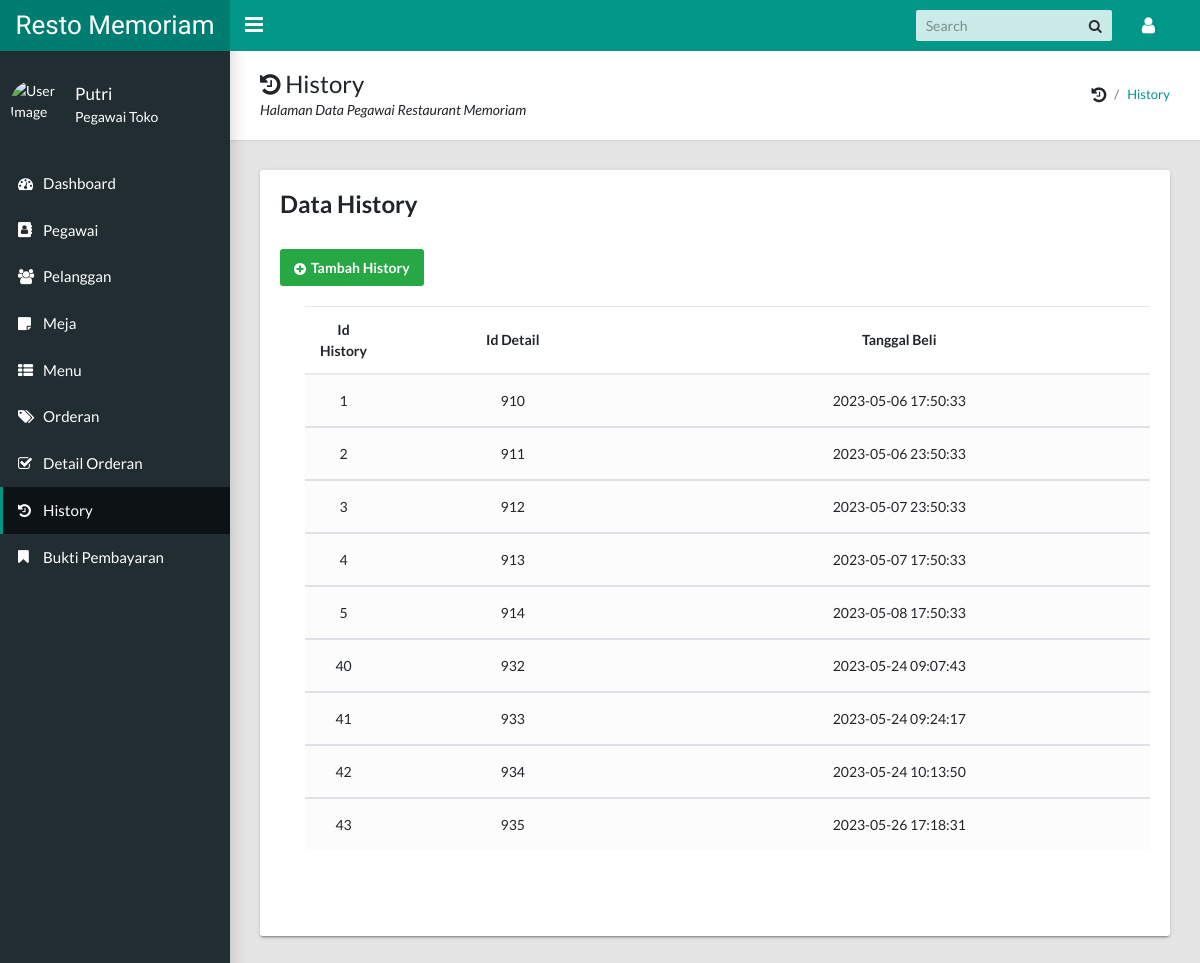
/admin/history.php (signed in), run on the app's committed database.
### tables this page shows
CREATE TABLE `history` (
  `id_history` int(4) NOT NULL,
  `id_detail` int(4) NOT NULL,
  `tgl_beli` timestamp NOT NULL DEFAULT current_timestamp() ON UPDATE current_timestamp()
);

### admin/history.php (the view, shortened to what this page needs)
<?php session_start();
if (!$_SESSION['nama_pegawai']){
  echo "<script> alert ('Anda Belum Login, Silahkan Login Dulu!!');
  window.location = 'login.php'</script>";
} else { ?>
<?php
require_once("koneksi.php");
require_once("header.php");
?>
<aside class="app-sidebar">
    <div class="app-sidebar__user">
        <img class="app-sidebar__user-avatar" src="https://brighterwriting.com/wp-content/uploads/icon-user-default.png"
            width="50" height="50" alt="User Image">
        <div>
            <p class="app-sidebar__user-name"><?php echo $_SESSION['nama_pegawai']; ?></p>
            <p class="app-sidebar__user-designation">Pegawai Toko</p>
        </div>
    </div>
    <ul class="app-menu">
        <li><a class="app-menu__item" href="index.php"><i class="app-menu__icon fa fa-dashboard"></i><span
                    class="app-menu__label">Dashboard</span></a></li>
        <li><a class="app-menu__item" href="pegawai.php"><i class="app-menu__icon fa fa-address-book"></i><span
                    class="app-menu__label">Pegawai</span></a></li>
        <li><a class="app-menu__item " href="pelanggan.php"><i class="app-menu__icon fa fa-users"></i><span
                    class="app-menu__label">Pelanggan</span></a></li>
        <li><a class="app-menu__item" href="meja.php"><i class="app-menu__icon fa fa-sticky-note"></i><span
                    class="app-menu__label">Meja</span></a></li>
        <li><a class="app-menu__item" href="menu.php"><i class="app-menu__icon fa fa-th-list"></i><span
                    class="app-menu__label">Menu</span></a></li>
        <li><a class="app-menu__item" href="orderan.php"><i class="app-menu__icon fa fa fa-tags"></i><span
                    class="app-menu__label">Orderan</span></a></li>
        <li><a class="app-menu__item" href="detail_orderan.php"><i class="app-menu__icon fa fa-check-square-o"></i><span
                    class="app-menu__label">Detail Orderan</span></a></li>
        <li><a class="app-menu__item active" href="history.php"><i class="app-menu__icon fa fa-history"></i><span
                    class="app-menu__label">History</span></a></li>
        <li><a class="app-menu__item" href="bukti-pembayaran.php"><i class="app-menu__icon fa fa-bookmark"></i><span
                    class="app-menu__label">Bukti Pembayaran</span></a></li>
    </ul>
</aside>
<main class="app-content">
    <div class="app-title">
        <div>
            <h1><i class="fa fa-history"></i> History</h1>
            <p>Halaman Data Pegawai Restaurant Memoriam</p>
        </div>
        <ul class="app-breadcrumb breadcrumb">
            <li class="breadcrumb-item"><i class="fa fa-history fa-lg"></i></li>
            <li class="breadcrumb-item"><a href="#">History</a></li>
        </ul>
    </div>
    <div class="row">
        <div class="col-md-12">
            <div class="tile">
                <h3 class="tile-title">Data History</h3>
                <div class="container-lg">
                    <div class="table-responsive">
                        <a href="#addEmployeeModal" class="btn btn-success" data-toggle="modal"><span><i
                                    class="fa fa-plus-circle"></i>Tambah History</span></a>
                        <div class="table-wrapper">
                            <table class="table table-striped table-hover">
                                <thead>
                                    <tr>
                                        <th>Id History</th>
                                        <th>Id Detail</th>
                                        <th>Tanggal Beli</th>
                                    </tr>
                                </thead>
                                <?php
                                if(isset($_POST['cari'])){
                                    $keyword=$_POST['keyword'];
                                    $data = mysqli_query($conn,"SELECT * FROM history WHERE id_detail LIKE '%$keyword%'");
                                } else{
                                    $data = mysqli_query($conn, "SELECT * FROM history");
                                }
                                while ($row = mysqli_fetch_array($data)) {
                                ?>
                                <tbody>
                                    <tr>
                                        <td><?php echo $row['id_history'] ?></td>
                                        <td><?php echo $row['id_detail'] ?></td>
                                        <td><?php echo $row['tgl_beli'] ?></td>
                                    </tr>
                                </tbody>
                        </div>
                    </div>
                    <?php
          }
          ?>
    <?php } ?>
    <?php
  require_once("footer.php");
?>

### admin/header.php (style rules this page uses)
td, th { text-align: center; }
.table-responsive { margin: 30px 0; }
.table-wrapper { background: #fff; padding: 20px 25px; border-radius: 3px; min-width: 1000px; box-shadow: 0 1px 1px rgba(0, 0, 0, .05); }
table.table tr th, table.table tr td { border-color: #e9e9e9; padding: 12px 15px; vertical-align: middle; }
table.table tr th:first-child { width: 60px; }
table.table-striped tbody tr:nth-of-type(odd) { background-color: #fcfcfc; }

### data on the page
history: id_history "1", id_detail "910", tgl_beli "2023-05-06 17:50:33"
history: id_history "2", id_detail "911", tgl_beli "2023-05-06 23:50:33"
history: id_history "3", id_detail "912", tgl_beli "2023-05-07 23:50:33"
history: id_history "4", id_detail "913", tgl_beli "2023-05-07 17:50:33"
history: id_history "5", id_detail "914", tgl_beli "2023-05-08 17:50:33"
history: id_history "40", id_detail "932", tgl_beli "2023-05-24 09:07:43"
history: id_history "41", id_detail "933", tgl_beli "2023-05-24 09:24:17"
history: id_history "42", id_detail "934", tgl_beli "2023-05-24 10:13:50"
history: id_history "43", id_detail "935", tgl_beli "2023-05-26 17:18:31"

### other printed values
$_SESSION['nama_pegawai'] "Putri"
